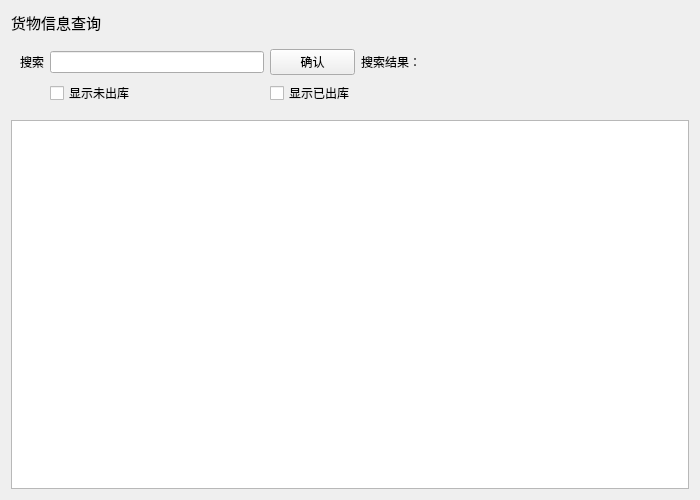
<?xml version="1.0" encoding="UTF-8"?>
<ui version="4.0">
 <class>record</class>
 <widget class="QWidget" name="record">
  <property name="geometry">
   <rect>
    <x>0</x>
    <y>0</y>
    <width>700</width>
    <height>500</height>
   </rect>
  </property>
  <property name="minimumSize">
   <size>
    <width>700</width>
    <height>500</height>
   </size>
  </property>
  <property name="windowTitle">
   <string>Form</string>
  </property>
  <layout class="QGridLayout" name="gridLayout_2">
   <item row="0" column="0">
    <widget class="QLabel" name="lb_title">
     <property name="font">
      <font>
       <pointsize>11</pointsize>
      </font>
     </property>
     <property name="text">
      <string>货物信息查询</string>
     </property>
    </widget>
   </item>
   <item row="2" column="0">
    <widget class="QTableView" name="tb_record"/>
   </item>
   <item row="1" column="0">
    <widget class="QWidget" name="widget" native="true">
     <layout class="QGridLayout" name="gridLayout">
      <item row="1" column="2">
       <widget class="QCheckBox" name="cbox_out">
        <property name="text">
         <string>显示已出库</string>
        </property>
       </widget>
      </item>
      <item row="0" column="3">
       <widget class="QLabel" name="label_sum">
        <property name="text">
         <string>搜索结果：</string>
        </property>
       </widget>
      </item>
      <item row="0" column="0">
       <widget class="QLabel" name="label">
        <property name="text">
         <string>搜索</string>
        </property>
       </widget>
      </item>
      <item row="1" column="1">
       <widget class="QCheckBox" name="cbox_in">
        <property name="text">
         <string>显示未出库</string>
        </property>
       </widget>
      </item>
      <item row="0" column="1">
       <widget class="QLineEdit" name="ed_search"/>
      </item>
      <item row="0" column="4">
       <spacer name="horizontalSpacer">
        <property name="orientation">
         <enum>Qt::Horizontal</enum>
        </property>
        <property name="sizeHint" stdset="0">
         <size>
          <width>259</width>
          <height>20</height>
         </size>
        </property>
       </spacer>
      </item>
      <item row="0" column="2">
       <widget class="QPushButton" name="btn_confirm">
        <property name="text">
         <string>确认</string>
        </property>
       </widget>
      </item>
     </layout>
    </widget>
   </item>
  </layout>
 </widget>
 <resources/>
 <connections/>
</ui>
